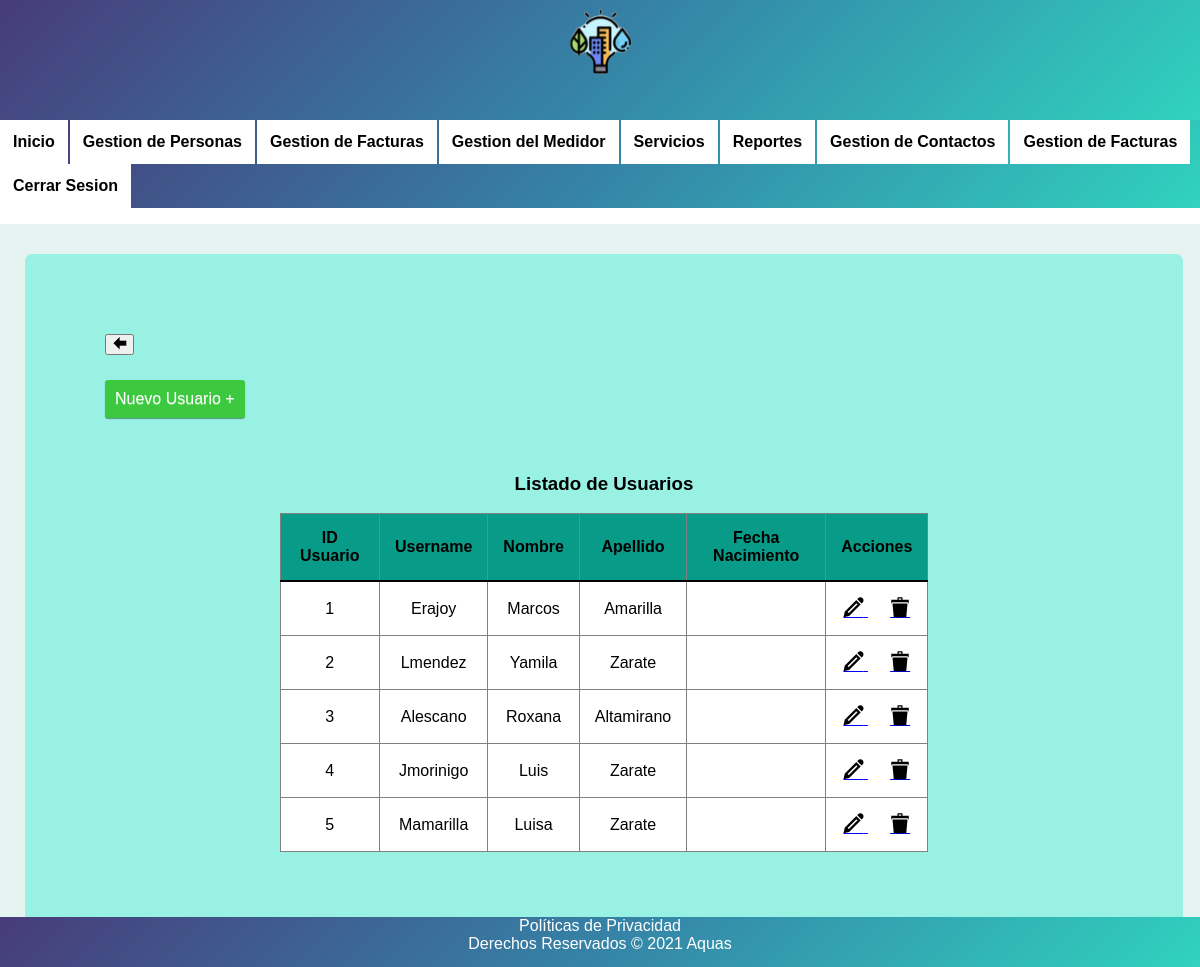
The page /modulos/usuarios/listado.php (signed in) on the database its author committed.
### tables this page shows
CREATE TABLE usuario(
    id_usuario    INT            AUTO_INCREMENT,
    username      VARCHAR(50),
    password      VARCHAR(15),
    id_persona    INT,
    id_perfil     INT,
    PRIMARY KEY (id_usuario)
);

CREATE TABLE persona(
    id_persona          INT            AUTO_INCREMENT,
    nombre              VARCHAR(20),
    apellido            VARCHAR(10),
    fecha_nacimiento    DATE,
    dni                 INT            NOT NULL,
    estado              INT,
    id_sexo             INT,
    PRIMARY KEY (id_persona)
);

### class/Usuario.php (called while the page is built, shortened)
<?php
require_once "MySQL.php";
require_once "Persona.php";
require_once "Perfil.php";
class Usuario extends Persona {
	private $_idUsuario;
	private $_username;
    public function getIdUsuario()
    {
        return $this->_idUsuario;
    }
    public function getUsername()
    {
        return $this->_username;
    }
    public static function obtenerTodos() {
    	$sql = "SELECT persona.id_persona, persona.nombre, persona.apellido, "
             . "persona.fecha_nacimiento,persona.dni,persona.estado,persona.id_sexo, "
             . "usuario.id_usuario, usuario.username, usuario.password,"
             . "usuario.id_perfil "
             . "FROM usuario "
             . "JOIN persona ON persona.id_persona = usuario.id_persona";
    	$database = new MySQL();
    	$datos = $database->consultar($sql);
    	$listadoUsuarios = [];
    	while ($registro = $datos->fetch_assoc()) {
    		$user = self::_crearUsuario($registro);
    		$listadoUsuarios[] = $user;
    	}
    	return $listadoUsuarios;
    }
    private static function _crearUsuario($datos) {
    	$user = new Usuario();
		$user->_idUsuario = $datos["id_usuario"];
		$user->_idpersona = $datos["id_persona"];
		$user->_username = $datos["username"];
        $user->_password = $datos["password"];
		$user->_idPerfil = $datos["id_perfil"];
        $user->_nombre = $datos["nombre"];
        $user->_apellido = $datos["apellido"];
        $user->perfil = Perfil::obtenerPorId($user->_idPerfil);
		return $user;
    }
}
?>

### class/MySQL.php (called while the page is built, shortened)
<?php
class MySQL {
	private $_conexion;
	public function __construct() {
		$this->_conexion = new mysqli("localhost", "root", "", "gestion_usuarios");
	}
	public function consultar($sql) {
		$datos = $this->_conexion->query($sql);
		return $datos;
	}
}
?>

### class/Perfil.php (called while the page is built, shortened)
<?php
require_once "Modulo.php";
require_once "MySQL.php";
class Perfil {
	public static function obtenerPorId($id) {
		$sql = "SELECT * FROM perfil WHERE id_perfil=" . $id;
		$database = new MySQL();
		$datos = $database->consultar($sql);
		$registro = $datos->fetch_assoc();
		$perfil = new Perfil();
		$perfil->_idPerfil = $registro["id_perfil"];
		$perfil->_descripcion = $registro["descripcion"];
		$perfil->_listadoModulos = Modulo::obtenerPorIdPerfil($perfil->_idPerfil);
		return $perfil;
	}
}
?>

### class/Modulo.php (called while the page is built, shortened)
<?php
require_once "MySQL.php";
class Modulo {
	public static function obtenerPorIdPerfil($idPerfil) {
		$sql=  "SELECT modulo.id_modulo,modulo.descripcion,modulo.directorio "
			 . " FROM modulo "
			 . "JOIN perfil_modulo ON perfil_modulo.id_modulo= modulo.id_modulo "
			 . "JOIN perfil ON perfil.id_perfil = perfil_modulo.id_perfil "
			 . "WHERE perfil_modulo.id_perfil = {$idPerfil}";
		$databse = new MySQL();
		$datos = $databse->consultar($sql);
		$listadoModulos = [];
		while ($registro = $datos->fetch_assoc()) {
			$modulo = new Modulo();
			$modulo->_idModulo = $registro["id_modulo"];
			$modulo->_descripcion = $registro["descripcion"];
			$modulo->_directorio = $registro["directorio"];
			$listadoModulos[] = $modulo;
    	}
    	return $listadoModulos;
	}
}
?>

### class/Persona.php (called while the page is built, shortened)
<?php
require_once "MySQL.php";
class Persona {
    protected $_nombre;
    protected $_apellido;
    public function getNombre()
    {
        return $this->_nombre;
    }
    public function getApellido()
    {
        return $this->_apellido;
    }
}
?>

### modulos/usuarios/listado.php (the view, shortened to what this page needs)
<?php
require_once "../../class/Usuario.php";
$lista = Usuario::obtenerTodos();
?>
<!DOCTYPE html>
<html>
<head>
	<link rel="stylesheet" type="text/css" href="http://localhost/programacion3/gestion_user/css/tablas.css">
	<link rel="stylesheet" type="text/css" href="/programacion3/gestion_user/css/style.css">
	<link rel="stylesheet" href="/programacion3/gestion_user/css/jquery.modal.min.css">
</head>
<body>
	<header>
		<nav>
			<?php require_once "../../menu.php"; ?>
		</nav>
	</header>
	<div id="primerContenedor">
		<div id="contenedorgeneral">
			<div>
				<button type="button" onClick="history.go(-1)"><span class="icon-arrow-left"></span>
				</button>
			</div>
			<div id="boton">
				<a class="btn btn-green" href="nuevo.php"> Nuevo Usuario +</a>
			</div>
			<br><br>
			<div class="contenedor">
				<table border="1">
					<h3>Listado de Usuarios</h3>
					<thead>
						<tr>
							<th>ID Usuario</th>
							<th>Username</th>
							<th>Nombre</th>
							<th>Apellido</th>
							<th>Fecha Nacimiento</th>
							<th>Acciones</th>
						</tr>
					</thead>
					<?php foreach  ($lista as $usuario): ?>
						<tbody>
							<tr>
								<td><?php echo $usuario->getIdUsuario(); ?></td>
								<td><?php echo $usuario->getUsername(); ?></td>
								<td><?php echo $usuario->getNombre(); ?></td>
								<td><?php echo $usuario->getApellido(); ?></td>
								<td><?php echo $usuario->getFechaNacimiento(); ?></td>
								<td>
									<a href="modificar.php?id_usuario=<?php echo $usuario->getIdUsuario(); ?>"><span class="icon icon-pencil"></span> </a>
									<a href="#ex1" rel="modal:open"><span class="icon icon-bin2"></span></a>
								</td>
							</tr>
						</tbody>
					<?php endforeach ?>
				</table>
			</div>
		</div>
	</div>
</body>
</html>

### css/tablas.css (style rules this page uses)
body { background-color: white; font-family: Arial; }
table { margin: auto; z-index: 2; background-color: white; text-align: center; border-collapse: collapse; width: 65%; }
th, td { padding: 15px }
th { background-color: #089C88; }
thead { background-color: #84fab0; border-bottom: solid 2px black; color: black; font-weight: : Times new roman; }
#boton { padding-top: 25px; text-align: ; }
.btn { border-radius: 3px; display: inline-block; padding: 10px 10px; text-decoration: none; text-shadow: 0 1px 0 rgba(255,255,255,0.3); box-shadow: 0 1px 1px rgba(0,0,0,0.4); }
.btn-green { color: white; background-color: #3CC93F; }
.contenedor { margin: auto; text-align: center; }
.contenedor span { color: black; font-size: 20px; border-radius: 25px; margin: auto; }
div#contenedorgeneral { border-radius: 7px; margin: auto; position: static; margin-top: 5px; padding: 80px; width: 998px; height: auto; background-color: #99F1E3; }
div#primerContenedor { margin: auto; position: static; padding: 25px; width: auto; height: auto; background-color: #E5F3F1; }

### css/style.css (style rules this page uses)
[class^="icon-"], [class*=" icon-"] { font-family: 'icomoon' !important; speak: never; font-style: normal; font-weight: normal; font-variant: normal; text-transform: none; line-height: 1; -webkit-font-smoothing: antialiased; -moz-osx-font-smoothing: grayscale; }
.icon-pencil:before { content: "\e904"; }
.icon-bin2:before { content: "\e9ad"; }
.icon-arrow-left:before { content: "\ea38"; }

### menu.php (style rules this page uses)
header { background-image: linear-gradient(-225deg, #473B7B 0%, #3584A7 51%, #30D2BE 100%); }
html { min-height: 100%; position: relative; }
body { margin: 0; margin-bottom: 10px; }

### rows shown on the page
usuario: id_usuario "1", username "Erajoy", id_persona.nombre "Marcos", id_persona.apellido "Amarilla"
usuario: id_usuario "2", username "Lmendez", id_persona.nombre "Yamila", id_persona.apellido "Zarate"
usuario: id_usuario "3", username "Alescano", id_persona.nombre "Roxana", id_persona.apellido "Altamirano"
usuario: id_usuario "4", username "Jmorinigo", id_persona.nombre "Luis", id_persona.apellido "Zarate"
usuario: id_usuario "5", username "Mamarilla", id_persona.nombre "Luisa", id_persona.apellido "Zarate"
